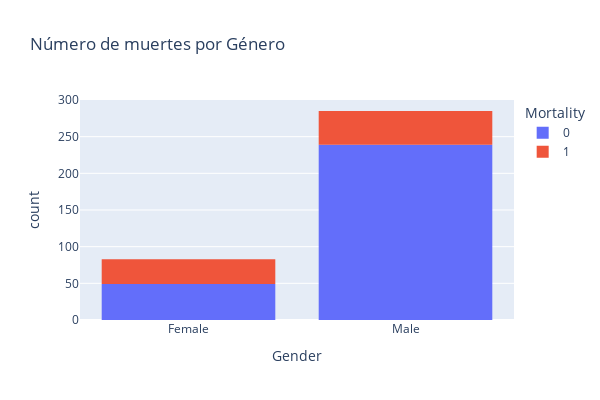

Notebook source saved alongside this figure:
### Code cell
#Visualización de el número de muertes por Género
fig = px.histogram(train, x="Gender", color="Mortality", title="Número de muertes por Género", height=400, width=600)
#fig.show(renderer="colab")
fig.show()

### Figure 1 — Plotly figure (JSON) as saved in the notebook; plotly's stock layout.template omitted (floating-point values rounded to 4 significant figures; data arrays with more than 128 entries replaced by an {"elided": "..."} marker saying what was removed)
{"data": [{"alignmentgroup": "True", "bingroup": "x", "hovertemplate": "Mortality=0<br>Gender=%{x}<br>count=%{y}<extra></extra>", "legendgroup": "0", "marker": {"color": "#636efa", "pattern": {"shape": ""}}, "name": "0", "offsetgroup": "0", "orientation": "v", "showlegend": true, "type": "histogram", "x": {"elided": "288 str values"}, "xaxis": "x", "yaxis": "y"}, {"alignmentgroup": "True", "bingroup": "x", "hovertemplate": "Mortality=1<br>Gender=%{x}<br>count=%{y}<extra></extra>", "legendgroup": "1", "marker": {"color": "#EF553B", "pattern": {"shape": ""}}, "name": "1", "offsetgroup": "1", "orientation": "v", "showlegend": true, "type": "histogram", "x": ["Female", "Female", "Female", "Female", "Female", "Female", "Female", "Female", "Female", "Male", "Male", "Male", "Male", "Male", "Male", "Male", "Male", "Male", "Male", "Male", "Male", "Male", "Male", "Female", "Male", "Male", "Male", "Female", "Female", "Female", "Female", "Female", "Female", "Male", "Male", "Male", "Male", "Male", "Male", "Male", "Male", "Male", "Male", "Female", "Female", "Female", "Female", "Female", "Female", "Male", "Male", "Male", "Male", "Male", "Male", "Male", "Male", "Male", "Female", "Female", "Female", "Female", "Female", "Female", "Male", "Female", "Female", "Female", "Female", "Female", "Female", "Male", "Male", "Male", "Male", "Male", "Male", "Male", "Male", "Male"], "xaxis": "x", "yaxis": "y"}], "layout": {"barmode": "relative", "height": 400, "legend": {"title": {"text": "Mortality"}, "tracegroupgap": 0}, "title": {"text": "Número de muertes por Género"}, "width": 600, "xaxis": {"anchor": "y", "domain": [0, 1], "title": {"text": "Gender"}}, "yaxis": {"anchor": "x", "domain": [0, 1], "title": {"text": "count"}}}}
